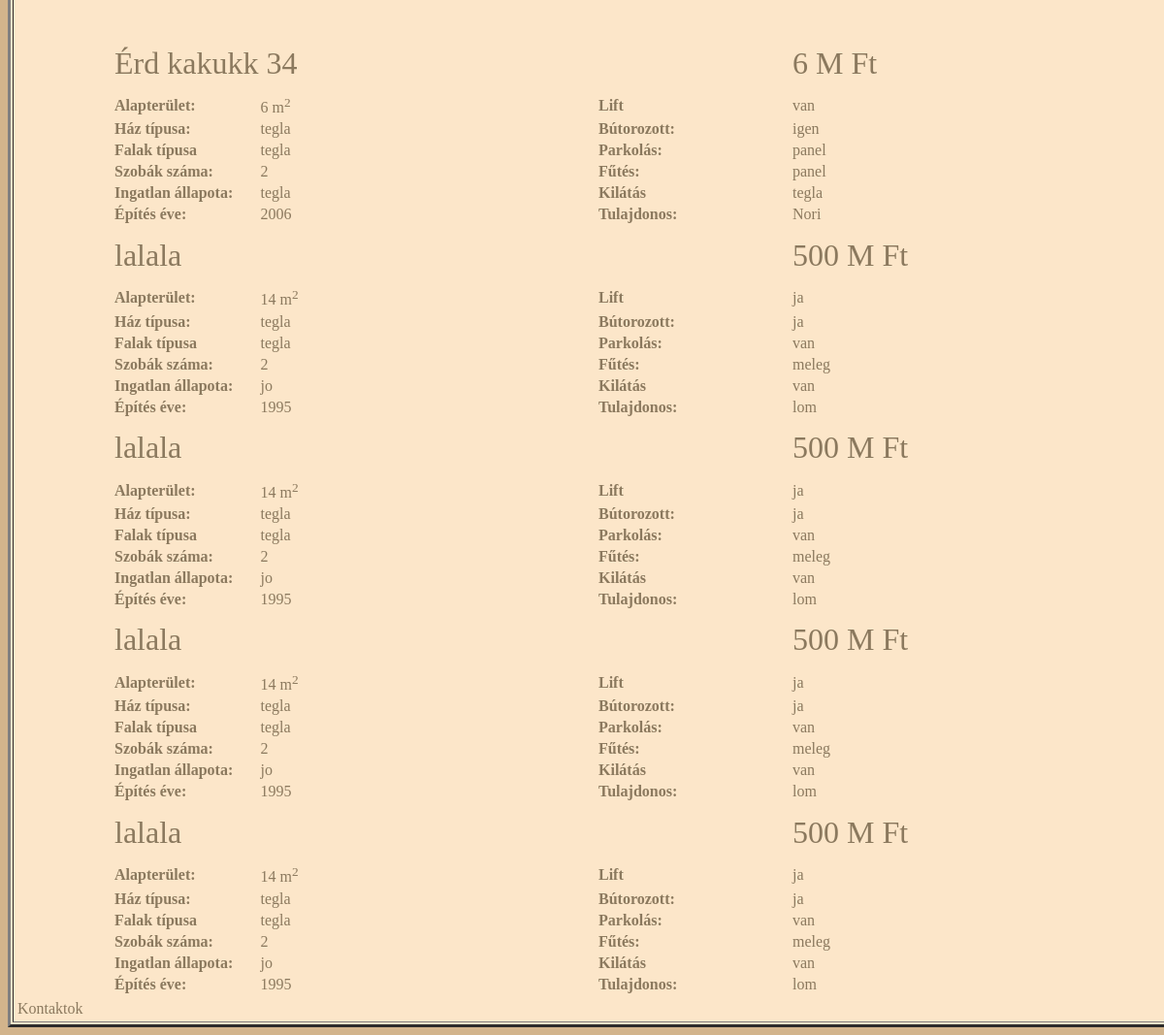
The app's page /polls/search/ (lower part), older data.
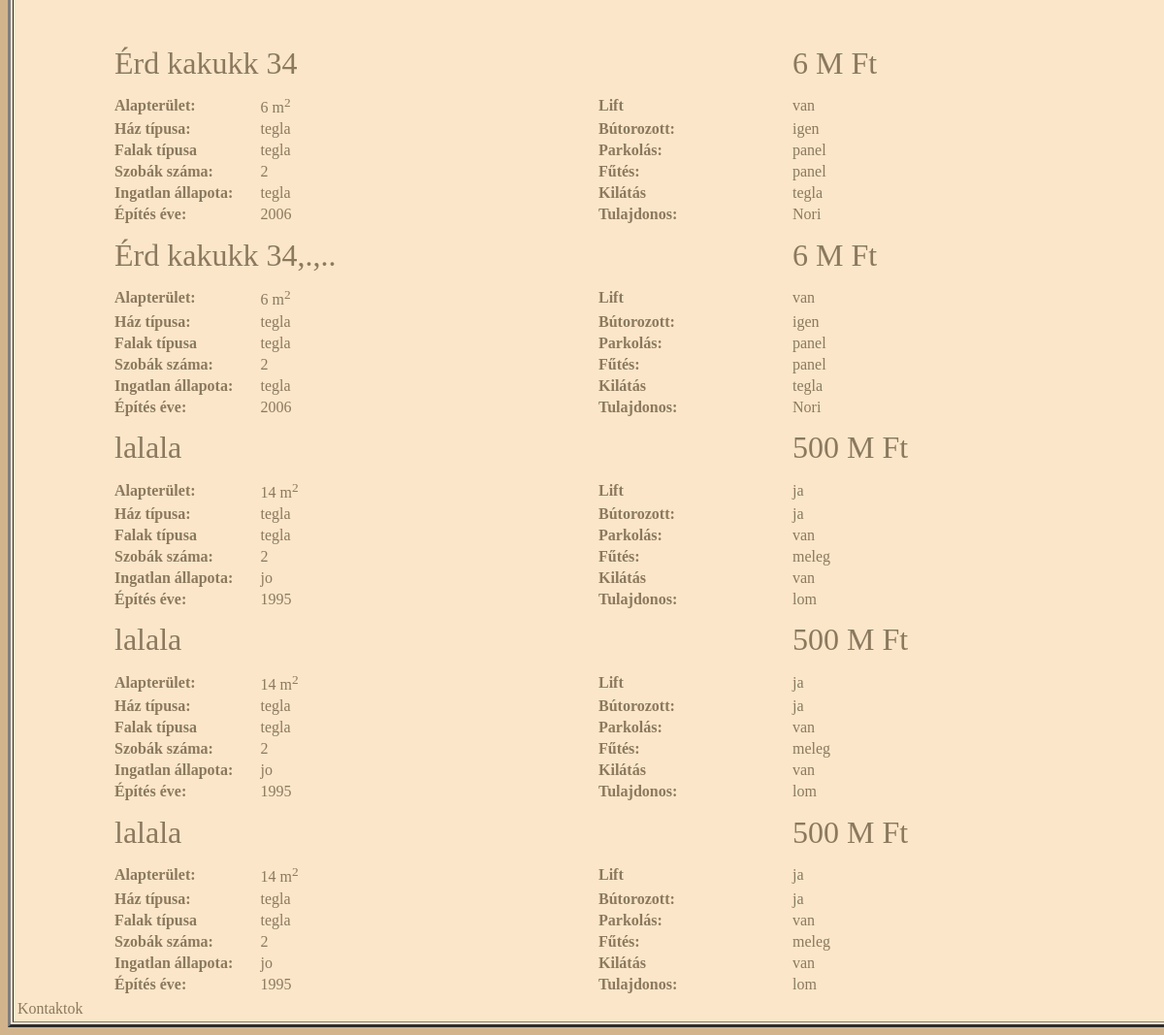
The same page, newer data.
### polls/models.py (models this page shows)
class Adds(models.Model):
    owner = models.CharField(max_length=200)
    country = models.CharField(max_length=200, default='')
    address = models.CharField(max_length=200, default='')
    squaremeter = models.IntegerField(default=40)
    price = models.IntegerField(default=10000)
    type = models.CharField(max_length=50)
    wall = models.CharField(max_length=50)
    heating = models.CharField(max_length=50)
    state = models.CharField(max_length=50)
    rooms = models.IntegerField(default=3)
    parking = models.CharField(max_length=100)
    year = models.IntegerField(default=2017)
    furnitured = models.CharField(max_length=10)
    lift = models.CharField(max_length=10)
    view = models.CharField(max_length=50)
    description = models.CharField(max_length=5000)

### polls/views.py (the view)
def search(request):
	list = Adds.objects.order_by('owner')[:5]
	'''output = ', '.join([a.owner for a in list])
	return HttpResponse(output)'''
	context = {
		'list': list
	}
	return render(request, 'polls/search.html', context)

### polls/templates/polls/search.html (shortened to what this page needs)
﻿<html>
<head>
</head>
<body bgcolor="#d2b48c" link = "" alink="" vlink = "">
	<section class="container">
		<table border = 3 bgcolor = "fce6c9" align = "center">
			<tr><td>
			<table width = 1200 align = "center" border = 0>
						{% load staticfiles %}
				<tr height = 1000>
					<td colspan = 5 valign = "top">
						{% if list %}
						<p><br><table width = 1000 align = center border = 0>
							{% for adds in list %}
								<tr height = 60>
									<td colspan = 3>
										<font size = 6>{{adds.address}}</font>
									</td>
									<td>
										<font size = 6>{{adds.price}} M Ft</font>
									</td>
								</tr>
								<tr>
									<td width = 15%>
										<b>Alapterület:</b>
									</td>
									<td width = 35%>
										{{adds.squaremeter}} m<sup>2</sup>
									</td>
									<td width = 20%>
										<b>Lift</b>
									</td>
									<td width = 30%>
										{{adds.lift}}
									</td>
								</tr>
								<tr>
									<td>
										<b>Ház típusa:</b>
									</td>
									<td>
										{{adds.type}}
									</td>
									<td>
										<b>Bútorozott:</b>
									</td>
									<td>
										{{adds.furnitured}}
									</td>
								</tr>
								<tr>
									<td>
										<b>Falak típusa</b>
									</td>
									<td>
										{{adds.wall}}
									</td>
									<td>
										<b>Parkolás:</b>
									</td>
									<td>
										{{adds.parking}}
									</td>
								</tr>
								<tr>
									<td>
										<b>Szobák száma:</b>
									</td>
									<td>
										{{adds.rooms}}
									</td>
									<td>
										<b>Fűtés:</b>
									</td>
									<td>
										{{adds.heating}}
									</td>
								</tr>
								<tr>
									<td>
										<b>Ingatlan állapota:</b>
									</td>
									<td>
										{{adds.state}}
									</td>
									<td>
										<b>Kilátás</b>
									</td>
									<td>
										{{adds.view}}
									</td>
								</tr>
								<tr>
									<td>
										<b>Építés éve:</b>
									</td>
									<td>
										{{adds.year}}
									</td>
									<td>
										<b>Tulajdonos:</b>
									</td>
									<td>
										{{adds.owner}}
									</td>
								</tr>
							{% endfor %}
						</table></p>
						{% else %}
						<p>Nincs egyetlen hirdetés sem</p>
						{% endif %}
					</td>
				</tr>
				<tr>
					<td colspan = 5>
						<p>Kontaktok</p>
					</td>
				</tr>
			</table>
			</td></tr>
		</table>
	</section>
</body>
</html>

Row changes from the older to the newer data that the page shows:
no longer on this page (row unchanged): Adds: address "lalala", price "500", squaremeter "14", lift "ja", type "tegla", furnitured "ja", wall "tegla", parking "van", rooms "2", heating "meleg", state "jo", view "van", year "1995", owner "lom"
added Adds: address "Érd kakukk 34,.,..", price "6", squaremeter "6", lift "van", type "tegla", furnitured "igen", wall "tegla", parking "panel", rooms "2", heating "panel", state "tegla", view "tegla", year "2006", owner "Nori"
